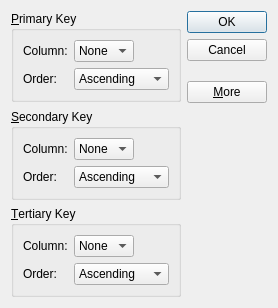
<?xml version="1.0" encoding="UTF-8"?>
<ui version="4.0">
 <class>SortDialog</class>
 <widget class="QDialog" name="SortDialog">
  <property name="geometry">
   <rect>
    <x>0</x>
    <y>0</y>
    <width>247</width>
    <height>308</height>
   </rect>
  </property>
  <property name="windowTitle">
   <string>Sort</string>
  </property>
  <layout class="QGridLayout" name="gridLayout_4">
   <item row="0" column="0">
    <widget class="QGroupBox" name="primaryGroupBox">
     <property name="title">
      <string>&amp;Primary Key</string>
     </property>
     <layout class="QGridLayout" name="gridLayout">
      <item row="0" column="0">
       <widget class="QLabel" name="label">
        <property name="text">
         <string>Column:</string>
        </property>
       </widget>
      </item>
      <item row="0" column="1">
       <widget class="QComboBox" name="primaryColumnCombo">
        <item>
         <property name="text">
          <string>None</string>
         </property>
        </item>
       </widget>
      </item>
      <item row="0" column="2">
       <spacer name="horizontalSpacer">
        <property name="orientation">
         <enum>Qt::Horizontal</enum>
        </property>
        <property name="sizeHint" stdset="0">
         <size>
          <width>21</width>
          <height>20</height>
         </size>
        </property>
       </spacer>
      </item>
      <item row="1" column="0">
       <widget class="QLabel" name="label_2">
        <property name="text">
         <string>Order:</string>
        </property>
       </widget>
      </item>
      <item row="1" column="1" colspan="2">
       <widget class="QComboBox" name="primaryOrderCombo">
        <item>
         <property name="text">
          <string>Ascending</string>
         </property>
        </item>
        <item>
         <property name="text">
          <string>Descending</string>
         </property>
        </item>
       </widget>
      </item>
     </layout>
    </widget>
   </item>
   <item row="0" column="1" rowspan="2">
    <layout class="QVBoxLayout" name="verticalLayout">
     <item>
      <widget class="QPushButton" name="okButton">
       <property name="text">
        <string>OK</string>
       </property>
       <property name="default">
        <bool>true</bool>
       </property>
      </widget>
     </item>
     <item>
      <widget class="QPushButton" name="cancelButton">
       <property name="text">
        <string>Cancel</string>
       </property>
      </widget>
     </item>
     <item>
      <spacer name="verticalSpacer">
       <property name="orientation">
        <enum>Qt::Vertical</enum>
       </property>
       <property name="sizeHint" stdset="0">
        <size>
         <width>20</width>
         <height>0</height>
        </size>
       </property>
      </spacer>
     </item>
     <item>
      <widget class="QPushButton" name="moreButton">
       <property name="text">
        <string>&amp;More</string>
       </property>
       <property name="checkable">
        <bool>true</bool>
       </property>
      </widget>
     </item>
    </layout>
   </item>
   <item row="1" column="0">
    <spacer name="verticalSpacer_2">
     <property name="orientation">
      <enum>Qt::Vertical</enum>
     </property>
     <property name="sizeHint" stdset="0">
      <size>
       <width>20</width>
       <height>29</height>
      </size>
     </property>
    </spacer>
   </item>
   <item row="2" column="0">
    <widget class="QGroupBox" name="secondaryGroupBox">
     <property name="title">
      <string>&amp;Secondary Key</string>
     </property>
     <layout class="QGridLayout" name="gridLayout_2">
      <item row="0" column="0">
       <widget class="QLabel" name="label_3">
        <property name="text">
         <string>Column:</string>
        </property>
       </widget>
      </item>
      <item row="0" column="2">
       <spacer name="horizontalSpacer_2">
        <property name="orientation">
         <enum>Qt::Horizontal</enum>
        </property>
        <property name="sizeHint" stdset="0">
         <size>
          <width>40</width>
          <height>20</height>
         </size>
        </property>
       </spacer>
      </item>
      <item row="1" column="0">
       <widget class="QLabel" name="label_4">
        <property name="text">
         <string>Order:</string>
        </property>
       </widget>
      </item>
      <item row="1" column="1" colspan="2">
       <widget class="QComboBox" name="secondaryOrderCombo">
        <item>
         <property name="text">
          <string>Ascending</string>
         </property>
        </item>
        <item>
         <property name="text">
          <string>Descending</string>
         </property>
        </item>
       </widget>
      </item>
      <item row="0" column="1">
       <widget class="QComboBox" name="secondaryColumnCombo">
        <item>
         <property name="text">
          <string>None</string>
         </property>
        </item>
       </widget>
      </item>
     </layout>
    </widget>
   </item>
   <item row="3" column="0">
    <widget class="QGroupBox" name="tertiaryGroupBox">
     <property name="title">
      <string>&amp;Tertiary Key</string>
     </property>
     <layout class="QGridLayout" name="gridLayout_3">
      <item row="0" column="0">
       <widget class="QLabel" name="label_5">
        <property name="text">
         <string>Column:</string>
        </property>
       </widget>
      </item>
      <item row="0" column="1">
       <widget class="QComboBox" name="tertiaryColumnCombo">
        <item>
         <property name="text">
          <string>None</string>
         </property>
        </item>
       </widget>
      </item>
      <item row="0" column="2">
       <spacer name="horizontalSpacer_3">
        <property name="orientation">
         <enum>Qt::Horizontal</enum>
        </property>
        <property name="sizeHint" stdset="0">
         <size>
          <width>40</width>
          <height>20</height>
         </size>
        </property>
       </spacer>
      </item>
      <item row="1" column="0">
       <widget class="QLabel" name="label_6">
        <property name="text">
         <string>Order:</string>
        </property>
       </widget>
      </item>
      <item row="1" column="1" colspan="2">
       <widget class="QComboBox" name="tertiaryOrderCombo">
        <item>
         <property name="text">
          <string>Ascending</string>
         </property>
        </item>
        <item>
         <property name="text">
          <string>Descending</string>
         </property>
        </item>
       </widget>
      </item>
     </layout>
    </widget>
   </item>
  </layout>
 </widget>
 <tabstops>
  <tabstop>primaryColumnCombo</tabstop>
  <tabstop>primaryOrderCombo</tabstop>
  <tabstop>secondaryColumnCombo</tabstop>
  <tabstop>secondaryOrderCombo</tabstop>
  <tabstop>tertiaryColumnCombo</tabstop>
  <tabstop>tertiaryOrderCombo</tabstop>
  <tabstop>okButton</tabstop>
  <tabstop>cancelButton</tabstop>
  <tabstop>moreButton</tabstop>
 </tabstops>
 <resources/>
 <connections>
  <connection>
   <sender>okButton</sender>
   <signal>clicked()</signal>
   <receiver>SortDialog</receiver>
   <slot>accept()</slot>
   <hints>
    <hint type="sourcelabel">
     <x>183</x>
     <y>27</y>
    </hint>
    <hint type="destinationlabel">
     <x>71</x>
     <y>97</y>
    </hint>
   </hints>
  </connection>
  <connection>
   <sender>cancelButton</sender>
   <signal>clicked()</signal>
   <receiver>SortDialog</receiver>
   <slot>reject()</slot>
   <hints>
    <hint type="sourcelabel">
     <x>206</x>
     <y>47</y>
    </hint>
    <hint type="destinationlabel">
     <x>118</x>
     <y>107</y>
    </hint>
   </hints>
  </connection>
  <connection>
   <sender>moreButton</sender>
   <signal>toggled(bool)</signal>
   <receiver>secondaryGroupBox</receiver>
   <slot>setVisible(bool)</slot>
   <hints>
    <hint type="sourcelabel">
     <x>193</x>
     <y>116</y>
    </hint>
    <hint type="destinationlabel">
     <x>153</x>
     <y>171</y>
    </hint>
   </hints>
  </connection>
  <connection>
   <sender>moreButton</sender>
   <signal>toggled(bool)</signal>
   <receiver>tertiaryGroupBox</receiver>
   <slot>setVisible(bool)</slot>
   <hints>
    <hint type="sourcelabel">
     <x>215</x>
     <y>120</y>
    </hint>
    <hint type="destinationlabel">
     <x>152</x>
     <y>256</y>
    </hint>
   </hints>
  </connection>
 </connections>
</ui>
